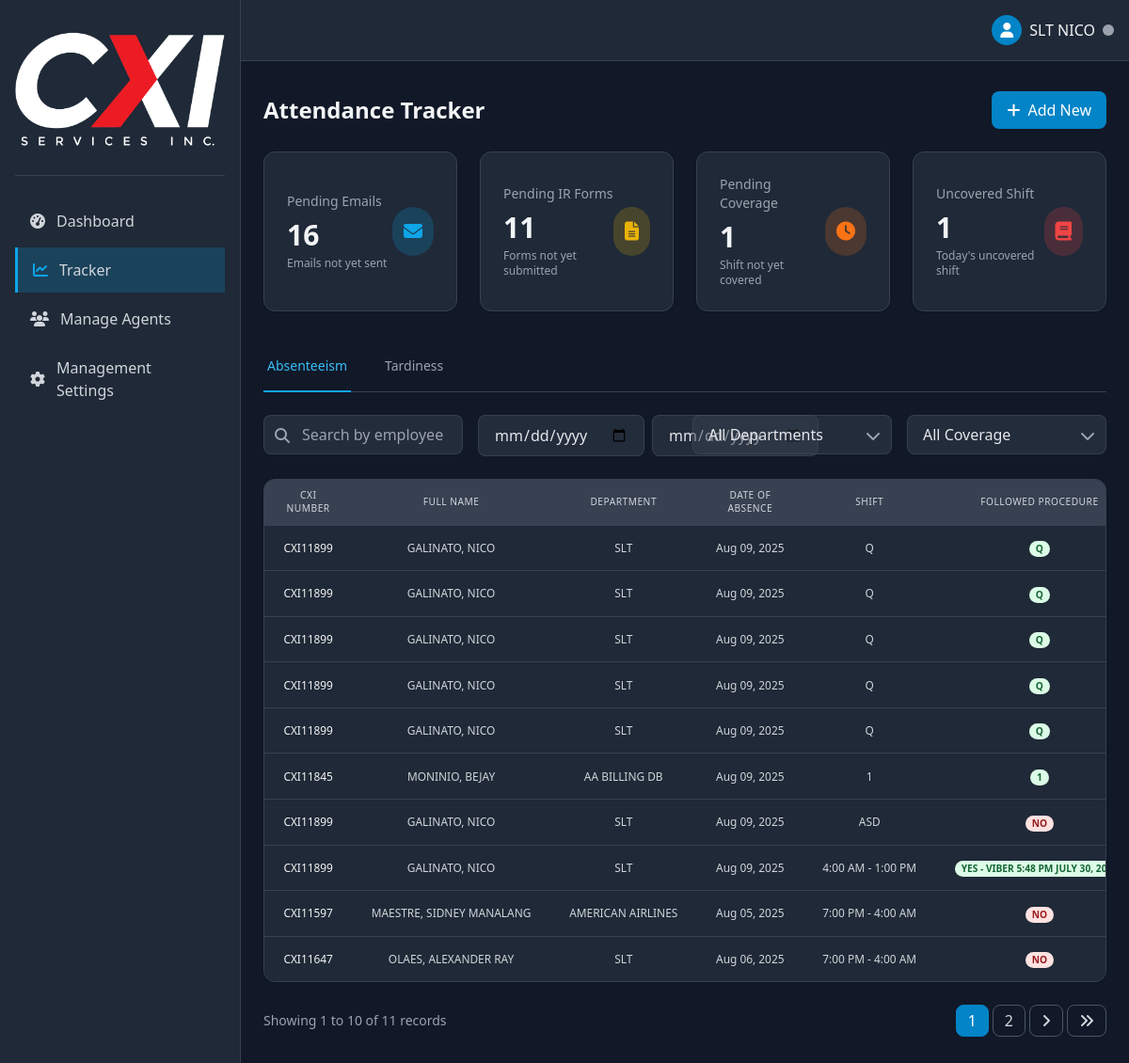
/admin/attendance.php (signed in), run on the app's committed database.
### tables this page shows
CREATE TABLE `absenteeism` (
  `id` int(11) NOT NULL,
  `month` varchar(20) NOT NULL,
  `employee_id` varchar(50) NOT NULL,
  `full_name` varchar(100) NOT NULL,
  `department` varchar(100) NOT NULL,
  `supervisor` varchar(100) NOT NULL,
  `operation_manager` varchar(100) NOT NULL,
  `email` varchar(100) DEFAULT NULL,
  `date_of_absent` date NOT NULL,
  `follow_call_in_procedure` varchar(100) NOT NULL,
  `sanction` enum('ABSENCE','ABSENCE / CWD','ABSENCE / NCNS','ABSENCE / NCNS (LATE ADVISE)','ABSENCE / NCNS / CWD','ABSENCE / NCNS / CWD (LATE ADVISE)') DEFAULT NULL,
  `reason` text NOT NULL,
  `coverage` varchar(100) DEFAULT NULL,
  `coverage_type` enum('-','NO NEED','TRAINEE','BACK UP','PENDING','DSOT','RDOT','AGENT MODE') NOT NULL,
  `shift` varchar(50) NOT NULL,
  `ir_form` varchar(100) DEFAULT NULL,
  `timestamp` varchar(20) DEFAULT NULL,
  `sub_name` varchar(50) NOT NULL,
  `created_at` datetime DEFAULT current_timestamp(),
  `email_sent` tinyint(1) DEFAULT 0,
  `email_sent_at` varchar(20) DEFAULT NULL
);

### admin/partials/attendance_table.php (the view, shortened to what this page needs)
<?php
require_once __DIR__ . '/../../includes/functions.php';
$page = isset($_POST['page']) ? (int)$_POST['page'] : (isset($_GET['page']) ? (int)$_GET['page'] : 1);
$type = isset($_POST['type']) ? $_POST['type'] : (isset($_GET['tab']) ? $_GET['tab'] : 'absenteeism');
if (!isset($table)) $table = ($type === 'tardiness') ? 'tardiness' : 'absenteeism';
if (!isset($perPage)) $perPage = 10;
$whereClauses = [];
$searchQuery = empty($whereClauses) ? '' : 'WHERE ' . implode(' AND ', $whereClauses);
try {
    $countStmt = $pdo->prepare("SELECT COUNT(*) FROM $table $searchQuery");
    $countStmt->execute();
    $totalRecords = $countStmt->fetchColumn();
} catch (PDOException $e) {
    $totalRecords = 0;
}
$totalPages = ceil($totalRecords / $perPage);
$page = min($page, $totalPages);
$offset = ($page - 1) * $perPage;
try {
    $query = "SELECT * FROM $table $searchQuery ORDER BY created_at DESC LIMIT :limit OFFSET :offset";
    $stmt = $pdo->prepare($query);
    $stmt->bindValue(':limit', $perPage, PDO::PARAM_INT);
    $stmt->bindValue(':offset', $offset, PDO::PARAM_INT);
    $stmt->execute();
    $records = $stmt->fetchAll();
} catch (PDOException $e) {
    $records = [];
}
?>
<div class="bg-gray-800 rounded-xl border border-gray-700 overflow-hidden shadow">
    <div class="overflow-x-auto">
        <table class="min-w-full divide-y divide-gray-700 w-full [&_th]:text-center [&_td]:text-center " style="zoom:85%">
            <thead class="bg-gray-700">
                <tr>
                    <th scope="col" class="px-6 py-3 text-left text-xs font-medium text-gray-300 uppercase tracking-wider">CXI Number</th>
                    <th scope="col" class="px-6 py-3 text-left text-xs font-medium text-gray-300 uppercase tracking-wider">Full Name</th>
                    <th scope="col" class="px-6 py-3 text-left text-xs font-medium text-gray-300 uppercase tracking-wider">Department</th>
                    <?php if ($type === 'absenteeism'): ?>
                        <th scope="col" class="px-6 py-3 text-left text-xs font-medium text-gray-300 uppercase tracking-wider">Date of Absence</th>
                        <th scope="col" class="px-6 py-3 text-left text-xs font-medium text-gray-300 uppercase tracking-wider">Shift</th>
                        <th scope="col" class="px-6 py-3 text-left text-xs font-medium text-gray-300 uppercase tracking-wider">Followed Procedure</th>
                    <?php endif; ?>
                </tr>
            </thead>
            <tbody class="bg-gray-800 divide-y divide-gray-700">
                <?php if (empty($records)): ?>
                    <tr>
                        <td colspan="<?= $type === 'absenteeism' ? 9 : 8 ?>" class="px-6 py-4 text-center text-gray-400">
                            No records found
                        </td>
                    </tr>
                <?php else: ?>
                    <?php foreach ($records as $record): ?>
                    <tr class="hover:bg-gray-700/50">
                        <td class="px-6 py-4 whitespace-nowrap">
                            <div class="text-sm font-medium text-gray-100" style="text-transform: uppercase;"><?= htmlspecialchars($record['employee_id']) ?></div>
                        </td>
                        <td class="px-6 py-4 whitespace-nowrap">
                            <div class="text-sm text-gray-300" style="text-transform: uppercase;"><?= htmlspecialchars($record['full_name']) ?></div>
                        </td>
                        <td class="px-6 py-4 whitespace-nowrap">
                            <div class="text-sm text-gray-300" style="text-transform: uppercase;"><?= htmlspecialchars($record['department']) ?></div>
                        </td>
                        <?php if ($type === 'absenteeism'): ?>
                            <td class="px-6 py-4 whitespace-nowrap">
                                <div class="text-sm text-gray-300"><?= date('M d, Y', strtotime($record['date_of_absent'])) ?></div>
                            </td>
                            <td class="px-6 py-4 whitespace-nowrap">
                                <div class="text-sm text-gray-300"><?= htmlspecialchars($record['shift']) ?></div>
                            </td>
                            <td class="px-6 py-4 whitespace-nowrap">
                                <span class="px-2 inline-flex text-xs leading-5 font-semibold rounded-full <?= $record['follow_call_in_procedure'] === 'NO' ? 'bg-red-100 text-red-800' : 'bg-green-100 text-green-800' ?>" >
                                    <?= $record['follow_call_in_procedure'] ?>
                                </span>
                            </td>
                        <?php endif; ?>
                    </tr>
                    <?php endforeach; ?>
                <?php endif; ?>
            </tbody>
        </table>
    </div>
</div>
<?php if ($totalPages > 1): ?>
<div class="mt-6 flex items-center justify-between">
    <div class="text-sm text-gray-400">
        Showing <?= ($offset + 1) ?> to <?= min($offset + $perPage, $totalRecords) ?> of <?= $totalRecords ?> records
    </div>
    <div class="flex gap-1">
        <?php
        $startPage = max(1, $page - 2);
        $endPage = min($totalPages, $page + 2);
        for ($i = $startPage; $i <= $endPage; $i++): ?>
            <a href="#" data-page="<?= $i ?>" class="pagination-link px-3 py-1 rounded-lg border <?= $i == $page ? 'bg-primary-600 border-primary-600 text-white' : 'border-gray-600 text-gray-300 hover:bg-gray-700' ?>">
                <?= $i ?>
            </a>
        <?php endfor; ?>
        <?php if ($page < $totalPages): ?>
            <a href="#" data-page="<?= $page + 1 ?>" class="pagination-link px-3 py-1 rounded-lg border border-gray-600 text-gray-300 hover:bg-gray-700">
                <i class="fas fa-angle-right"></i>
            </a>
            <a href="#" data-page="<?= $totalPages ?>" class="pagination-link px-3 py-1 rounded-lg border border-gray-600 text-gray-300 hover:bg-gray-700">
                <i class="fas fa-angle-double-right"></i>
            </a>
        <?php endif; ?>
    </div>
</div>
<?php endif; ?>

### data on the page
absenteeism: employee "CXI11899", full_name "GALINATO, NICO", department "SLT", date_of_absent "Aug 09, 2025", shift "Q", follow_call_in_procedure "Q"
absenteeism: employee "CXI11899", full_name "GALINATO, NICO", department "SLT", date_of_absent "Aug 09, 2025", shift "Q", follow_call_in_procedure "Q"
absenteeism: employee "CXI11899", full_name "GALINATO, NICO", department "SLT", date_of_absent "Aug 09, 2025", shift "Q", follow_call_in_procedure "Q"
absenteeism: employee "CXI11899", full_name "GALINATO, NICO", department "SLT", date_of_absent "Aug 09, 2025", shift "Q", follow_call_in_procedure "Q"
absenteeism: employee "CXI11899", full_name "GALINATO, NICO", department "SLT", date_of_absent "Aug 09, 2025", shift "Q", follow_call_in_procedure "Q"
absenteeism: employee "CXI11845", full_name "MONINIO, BEJAY", department "AA BILLING DB", date_of_absent "Aug 09, 2025", shift "1", follow_call_in_procedure "1"
absenteeism: employee "CXI11899", full_name "GALINATO, NICO", department "SLT", date_of_absent "Aug 09, 2025", shift "ASD", follow_call_in_procedure "NO"
absenteeism: employee "CXI11899", full_name "GALINATO, NICO", department "SLT", date_of_absent "Aug 09, 2025", shift "4:00 AM - 1:00 PM", follow_call_in_procedure "YES - VIBER 5:48 PM JULY 30,…"
absenteeism: employee "CXI11597", full_name "MAESTRE, SIDNEY MANALANG", department "AMERICAN AIRLINES", date_of_absent "Aug 05, 2025", shift "7:00 PM - 4:00 AM", follow_call_in_procedure "NO"
absenteeism: employee "CXI11647", full_name "OLAES, ALEXANDER RAY", department "SLT", date_of_absent "Aug 06, 2025", shift "7:00 PM - 4:00 AM", follow_call_in_procedure "NO"

### other printed values
$_SESSION['nickname'] "SLT NICO"
$stats['pending_emails'] "16"
$stats['pending_ir'] "11"
$stats['pending_coverage'] "1"
$stats['uncovered_shift'] "1"
$offset + 1 "1"
min($offset + $perPage, $totalRecords) "10"
$totalRecords "11"
